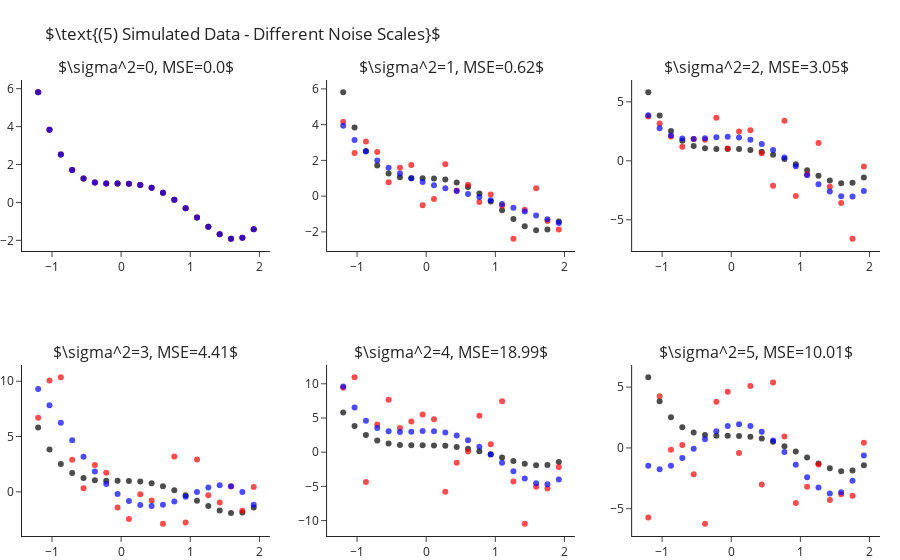

Notebook code cell kept with this figure:
### Markdown cell above
How is it that we are able to fit "better" models for $k$s larger than the true one? As we increase $k$ we enable the model
more "degrees of freedom" to try and adapt itself to the observed data. The higher $k$ the more the learner will "go after
the noise" and miss the real signal of the data. In other words, what we have just observed is what is known as **overfitting**.

Later in the course we will learn methods for detection and avoidance of overfitting.


## Fitting Polynomial Over Different Sample Noise Levels

Next, let us set $k=4$ (the true values) and study the outputted models when training over different noise levels. Though
we will only be changing the scale of the noise (i.e. the variance, $\sigma^2$), changing other properties such as its
distribution is interesting too. As we would expect, as we increase the scale of the noise our error increases. We can
observe this also in a visual manner, where the fitted polynomial (in blue) less and less resembles the actual model (in black).

### Code cell
scales = range(6)
fig = make_subplots(2, 3, subplot_titles=list(map(str, scales)))
for i, s in enumerate(scales):
    r,c = i//3+1, i%3+1
    
    y = y_ + np.random.normal(scale=s, size=len(y_))
    y_hat = make_pipeline(PolynomialFeatures(4), LinearRegression(fit_intercept=False)).fit(X, y).predict(X)

    fig.add_traces([go.Scatter(x=x, y=y_, mode="markers", name="Real Points",  marker=dict(color="black", opacity=.7), showlegend=False),
                    go.Scatter(x=x, y=y, mode="markers", name="Observed Points",  marker=dict(color="red", opacity=.7), showlegend=False),
                    go.Scatter(x=x, y=y_hat, mode="markers", name="Predicted Points",  marker=dict(color="blue", opacity=.7), showlegend=False)], rows=r, cols=c)
    fig["layout"]["annotations"][i]["text"] = rf"$\sigma^2={{0}}, MSE={{1}}$".format(s, round(np.mean((y-y_hat)**2), 2))

fig.update_layout(title=r"$\text{(5) Simulated Data - Different Noise Scales}$", margin=dict(t=80)).show()

### Figure 1 — Plotly figure (JSON) as saved in the notebook; plotly's stock layout.template omitted (floating-point values rounded to 4 significant figures)
{"data": [{"marker": {"color": "black", "opacity": 0.7}, "mode": "markers", "name": "Real Points", "showlegend": false, "type": "scatter", "x": [-1.2, -1.036, -0.8718, -0.7077, -0.5436, -0.3795, -0.2154, -0.05128, 0.1128, 0.2769, 0.441, 0.6051, 0.7692, 0.9333, 1.097, 1.262, 1.426, 1.59, 1.754, 1.918], "xaxis": "x", "y": [5.81, 3.838, 2.523, 1.709, 1.261, 1.058, 0.9989, 0.999, 0.9909, 0.9251, 0.769, 0.5078, 0.1439, -0.3028, -0.7951, -1.278, -1.68, -1.912, -1.866, -1.418], "yaxis": "y"}, {"marker": {"color": "red", "opacity": 0.7}, "mode": "markers", "name": "Observed Points", "showlegend": false, "type": "scatter", "x": [-1.2, -1.036, -0.8718, -0.7077, -0.5436, -0.3795, -0.2154, -0.05128, 0.1128, 0.2769, 0.441, 0.6051, 0.7692, 0.9333, 1.097, 1.262, 1.426, 1.59, 1.754, 1.918], "xaxis": "x", "y": [5.81, 3.838, 2.523, 1.709, 1.261, 1.058, 0.9989, 0.999, 0.9909, 0.9251, 0.769, 0.5078, 0.1439, -0.3028, -0.7951, -1.278, -1.68, -1.912, -1.866, -1.418], "yaxis": "y"}, {"marker": {"color": "blue", "opacity": 0.7}, "mode": "markers", "name": "Predicted Points", "showlegend": false, "type": "scatter", "x": [-1.2, -1.036, -0.8718, -0.7077, -0.5436, -0.3795, -0.2154, -0.05128, 0.1128, 0.2769, 0.441, 0.6051, 0.7692, 0.9333, 1.097, 1.262, 1.426, 1.59, 1.754, 1.918], "xaxis": "x", "y": [5.81, 3.838, 2.523, 1.709, 1.261, 1.058, 0.9989, 0.999, 0.9909, 0.9251, 0.769, 0.5078, 0.1439, -0.3028, -0.7951, -1.278, -1.68, -1.912, -1.866, -1.418], "yaxis": "y"}, {"marker": {"color": "black", "opacity": 0.7}, "mode": "markers", "name": "Real Points", "showlegend": false, "type": "scatter", "x": [-1.2, -1.036, -0.8718, -0.7077, -0.5436, -0.3795, -0.2154, -0.05128, 0.1128, 0.2769, 0.441, 0.6051, 0.7692, 0.9333, 1.097, 1.262, 1.426, 1.59, 1.754, 1.918], "xaxis": "x2", "y": [5.81, 3.838, 2.523, 1.709, 1.261, 1.058, 0.9989, 0.999, 0.9909, 0.9251, 0.769, 0.5078, 0.1439, -0.3028, -0.7951, -1.278, -1.68, -1.912, -1.866, -1.418], "yaxis": "y2"}, {"marker": {"color": "red", "opacity": 0.7}, "mode": "markers", "name": "Observed Points", "showlegend": false, "type": "scatter", "x": [-1.2, -1.036, -0.8718, -0.7077, -0.5436, -0.3795, -0.2154, -0.05128, 0.1128, 0.2769, 0.441, 0.6051, 0.7692, 0.9333, 1.097, 1.262, 1.426, 1.59, 1.754, 1.918], "xaxis": "x2", "y": [4.16, 2.415, 3.058, 2.465, 0.7839, 1.595, 1.744, -0.5041, -0.1593, 1.783, 0.3137, 0.6433, -0.3231, 0.09074, -0.5237, -2.381, -0.7606, 0.4365, -1.39, -1.866], "yaxis": "y2"}, {"marker": {"color": "blue", "opacity": 0.7}, "mode": "markers", "name": "Predicted Points", "showlegend": false, "type": "scatter", "x": [-1.2, -1.036, -0.8718, -0.7077, -0.5436, -0.3795, -0.2154, -0.05128, 0.1128, 0.2769, 0.441, 0.6051, 0.7692, 0.9333, 1.097, 1.262, 1.426, 1.59, 1.754, 1.918], "xaxis": "x2", "y": [3.942, 3.141, 2.499, 1.988, 1.585, 1.265, 1.008, 0.7955, 0.613, 0.4467, 0.2859, 0.1221, -0.05045, -0.2354, -0.4339, -0.6445, -0.8635, -1.085, -1.3, -1.497], "yaxis": "y2"}, {"marker": {"color": "black", "opacity": 0.7}, "mode": "markers", "name": "Real Points", "showlegend": false, "type": "scatter", "x": [-1.2, -1.036, -0.8718, -0.7077, -0.5436, -0.3795, -0.2154, -0.05128, 0.1128, 0.2769, 0.441, 0.6051, 0.7692, 0.9333, 1.097, 1.262, 1.426, 1.59, 1.754, 1.918], "xaxis": "x3", "y": [5.81, 3.838, 2.523, 1.709, 1.261, 1.058, 0.9989, 0.999, 0.9909, 0.9251, 0.769, 0.5078, 0.1439, -0.3028, -0.7951, -1.278, -1.68, -1.912, -1.866, -1.418], "yaxis": "y3"}, {"marker": {"color": "red", "opacity": 0.7}, "mode": "markers", "name": "Observed Points", "showlegend": false, "type": "scatter", "x": [-1.2, -1.036, -0.8718, -0.7077, -0.5436, -0.3795, -0.2154, -0.05128, 0.1128, 0.2769, 0.441, 0.6051, 0.7692, 0.9333, 1.097, 1.262, 1.426, 1.59, 1.754, 1.918], "xaxis": "x3", "y": [3.757, 3.154, 2.059, 1.195, 1.857, 1.789, 3.66, 1.033, 2.488, 2.6, 0.6381, -2.11, 3.388, -2.981, -1.149, 1.5, -2.203, -3.587, -6.607, -0.4875], "yaxis": "y3"}, {"marker": {"color": "blue", "opacity": 0.7}, "mode": "markers", "name": "Predicted Points", "showlegend": false, "type": "scatter", "x": [-1.2, -1.036, -0.8718, -0.7077, -0.5436, -0.3795, -0.2154, -0.05128, 0.1128, 0.2769, 0.441, 0.6051, 0.7692, 0.9333, 1.097, 1.262, 1.426, 1.59, 1.754, 1.918], "xaxis": "x3", "y": [3.856, 2.762, 2.155, 1.892, 1.847, 1.913, 2.002, 2.042, 1.98, 1.781, 1.429, 0.9236, 0.2842, -0.4522, -1.231, -1.978, -2.604, -2.999, -3.037, -2.571], "yaxis": "y3"}, {"marker": {"color": "black", "opacity": 0.7}, "mode": "markers", "name": "Real Points", "showlegend": false, "type": "scatter", "x": [-1.2, -1.036, -0.8718, -0.7077, -0.5436, -0.3795, -0.2154, -0.05128, 0.1128, 0.2769, 0.441, 0.6051, 0.7692, 0.9333, 1.097, 1.262, 1.426, 1.59, 1.754, 1.918], "xaxis": "x4", "y": [5.81, 3.838, 2.523, 1.709, 1.261, 1.058, 0.9989, 0.999, 0.9909, 0.9251, 0.769, 0.5078, 0.1439, -0.3028, -0.7951, -1.278, -1.68, -1.912, -1.866, -1.418], "yaxis": "y4"}, {"marker": {"color": "red", "opacity": 0.7}, "mode": "markers", "name": "Observed Points", "showlegend": false, "type": "scatter", "x": [-1.2, -1.036, -0.8718, -0.7077, -0.5436, -0.3795, -0.2154, -0.05128, 0.1128, 0.2769, 0.441, 0.6051, 0.7692, 0.9333, 1.097, 1.262, 1.426, 1.59, 1.754, 1.918], "xaxis": "x4", "y": [6.696, 10.08, 10.36, 2.911, 0.336, 2.436, 1.732, -1.405, -2.448, -0.2099, -0.7817, -2.88, 3.189, -2.77, 2.914, -0.309, -0.9728, 0.4835, -1.704, 0.4398], "yaxis": "y4"}, {"marker": {"color": "blue", "opacity": 0.7}, "mode": "markers", "name": "Predicted Points", "showlegend": false, "type": "scatter", "x": [-1.2, -1.036, -0.8718, -0.7077, -0.5436, -0.3795, -0.2154, -0.05128, 0.1128, 0.2769, 0.441, 0.6051, 0.7692, 0.9333, 1.097, 1.262, 1.426, 1.59, 1.754, 1.918], "xaxis": "x4", "y": [9.292, 7.824, 6.249, 4.671, 3.176, 1.834, 0.6998, -0.1912, -0.8184, -1.178, -1.284, -1.164, -0.8669, -0.4539, -0.004981, 0.3838, 0.5996, 0.513, -0.02187, -1.168], "yaxis": "y4"}, {"marker": {"color": "black", "opacity": 0.7}, "mode": "markers", "name": "Real Points", "showlegend": false, "type": "scatter", "x": [-1.2, -1.036, -0.8718, -0.7077, -0.5436, -0.3795, -0.2154, -0.05128, 0.1128, 0.2769, 0.441, 0.6051, 0.7692, 0.9333, 1.097, 1.262, 1.426, 1.59, 1.754, 1.918], "xaxis": "x5", "y": [5.81, 3.838, 2.523, 1.709, 1.261, 1.058, 0.9989, 0.999, 0.9909, 0.9251, 0.769, 0.5078, 0.1439, -0.3028, -0.7951, -1.278, -1.68, -1.912, -1.866, -1.418], "yaxis": "y5"}, {"marker": {"color": "red", "opacity": 0.7}, "mode": "markers", "name": "Observed Points", "showlegend": false, "type": "scatter", "x": [-1.2, -1.036, -0.8718, -0.7077, -0.5436, -0.3795, -0.2154, -0.05128, 0.1128, 0.2769, 0.441, 0.6051, 0.7692, 0.9333, 1.097, 1.262, 1.426, 1.59, 1.754, 1.918], "xaxis": "x5", "y": [9.426, 10.95, -4.364, 4.053, 7.663, 3.547, 4.505, 5.493, 4.799, -5.778, -1.528, 0.09968, 5.329, 1.154, 7.438, -4.282, -10.46, -5.045, -5.312, -2.172], "yaxis": "y5"}, {"marker": {"color": "blue", "opacity": 0.7}, "mode": "markers", "name": "Predicted Points", "showlegend": false, "type": "scatter", "x": [-1.2, -1.036, -0.8718, -0.7077, -0.5436, -0.3795, -0.2154, -0.05128, 0.1128, 0.2769, 0.441, 0.6051, 0.7692, 0.9333, 1.097, 1.262, 1.426, 1.59, 1.754, 1.918], "xaxis": "x5", "y": [9.596, 6.529, 4.605, 3.532, 3.051, 2.938, 3.003, 3.089, 3.076, 2.877, 2.438, 1.742, 0.804, -0.3255, -1.562, -2.787, -3.847, -4.555, -4.69, -3.994], "yaxis": "y5"}, {"marker": {"color": "black", "opacity": 0.7}, "mode": "markers", "name": "Real Points", "showlegend": false, "type": "scatter", "x": [-1.2, -1.036, -0.8718, -0.7077, -0.5436, -0.3795, -0.2154, -0.05128, 0.1128, 0.2769, 0.441, 0.6051, 0.7692, 0.9333, 1.097, 1.262, 1.426, 1.59, 1.754, 1.918], "xaxis": "x6", "y": [5.81, 3.838, 2.523, 1.709, 1.261, 1.058, 0.9989, 0.999, 0.9909, 0.9251, 0.769, 0.5078, 0.1439, -0.3028, -0.7951, -1.278, -1.68, -1.912, -1.866, -1.418], "yaxis": "y6"}, {"marker": {"color": "red", "opacity": 0.7}, "mode": "markers", "name": "Observed Points", "showlegend": false, "type": "scatter", "x": [-1.2, -1.036, -0.8718, -0.7077, -0.5436, -0.3795, -0.2154, -0.05128, 0.1128, 0.2769, 0.441, 0.6051, 0.7692, 0.9333, 1.097, 1.262, 1.426, 1.59, 1.754, 1.918], "xaxis": "x6", "y": [-5.715, 4.249, -0.144, 0.2489, -2.157, -6.231, 3.796, 4.624, -0.4145, 5.085, -3.008, 5.376, 0.9318, -4.535, -3.199, -1.366, -4.288, -3.813, -3.937, 0.4364], "yaxis": "y6"}, {"marker": {"color": "blue", "opacity": 0.7}, "mode": "markers", "name": "Predicted Points", "showlegend": false, "type": "scatter", "x": [-1.2, -1.036, -0.8718, -0.7077, -0.5436, -0.3795, -0.2154, -0.05128, 0.1128, 0.2769, 0.441, 0.6051, 0.7692, 0.9333, 1.097, 1.262, 1.426, 1.59, 1.754, 1.918], "xaxis": "x6", "y": [-1.47, -1.743, -1.459, -0.8354, -0.05939, 0.7146, 1.363, 1.795, 1.948, 1.795, 1.336, 0.606, -0.3303, -1.377, -2.405, -3.257, -3.741, -3.637, -2.689, -0.6139], "yaxis": "y6"}], "layout": {"annotations": [{"font": {"size": 16}, "showarrow": false, "text": "$\\sigma^2=0, MSE=0.0$", "x": 0.1444, "xanchor": "center", "xref": "paper", "y": 1, "yanchor": "bottom", "yref": "paper"}, {"font": {"size": 16}, "showarrow": false, "text": "$\\sigma^2=1, MSE=0.62$", "x": 0.5, "xanchor": "center", "xref": "paper", "y": 1, "yanchor": "bottom", "yref": "paper"}, {"font": {"size": 16}, "showarrow": false, "text": "$\\sigma^2=2, MSE=3.05$", "x": 0.8556, "xanchor": "center", "xref": "paper", "y": 1, "yanchor": "bottom", "yref": "paper"}, {"font": {"size": 16}, "showarrow": false, "text": "$\\sigma^2=3, MSE=4.41$", "x": 0.1444, "xanchor": "center", "xref": "paper", "y": 0.375, "yanchor": "bottom", "yref": "paper"}, {"font": {"size": 16}, "showarrow": false, "text": "$\\sigma^2=4, MSE=18.99$", "x": 0.5, "xanchor": "center", "xref": "paper", "y": 0.375, "yanchor": "bottom", "yref": "paper"}, {"font": {"size": 16}, "showarrow": false, "text": "$\\sigma^2=5, MSE=10.01$", "x": 0.8556, "xanchor": "center", "xref": "paper", "y": 0.375, "yanchor": "bottom", "yref": "paper"}], "margin": {"t": 80}, "title": {"text": "$\\text{(5) Simulated Data - Different Noise Scales}$"}, "xaxis": {"anchor": "y", "domain": [0, 0.2889]}, "xaxis2": {"anchor": "y2", "domain": [0.3556, 0.6444]}, "xaxis3": {"anchor": "y3", "domain": [0.7111, 1]}, "xaxis4": {"anchor": "y4", "domain": [0, 0.2889]}, "xaxis5": {"anchor": "y5", "domain": [0.3556, 0.6444]}, "xaxis6": {"anchor": "y6", "domain": [0.7111, 1]}, "yaxis": {"anchor": "x", "domain": [0.625, 1]}, "yaxis2": {"anchor": "x2", "domain": [0.625, 1]}, "yaxis3": {"anchor": "x3", "domain": [0.625, 1]}, "yaxis4": {"anchor": "x4", "domain": [0, 0.375]}, "yaxis5": {"anchor": "x5", "domain": [0, 0.375]}, "yaxis6": {"anchor": "x6", "domain": [0, 0.375]}}}
